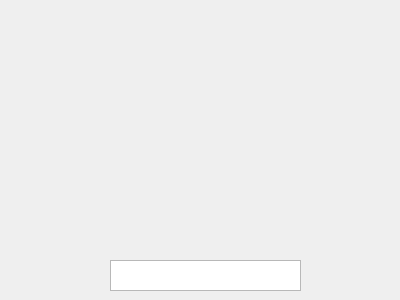
<?xml version="1.0" encoding="UTF-8"?>
<ui version="4.0">
 <class>stoppage</class>
 <widget class="QWidget" name="stoppage">
  <property name="geometry">
   <rect>
    <x>0</x>
    <y>0</y>
    <width>400</width>
    <height>300</height>
   </rect>
  </property>
  <property name="windowTitle">
   <string>Form</string>
  </property>
  <widget class="QPlainTextEdit" name="plainTextEdit">
   <property name="geometry">
    <rect>
     <x>110</x>
     <y>260</y>
     <width>191</width>
     <height>31</height>
    </rect>
   </property>
   <property name="styleSheet">
    <string notr="true">border-image: url(:/resource/images/black.png);</string>
   </property>
  </widget>
 </widget>
 <resources/>
 <connections/>
</ui>
